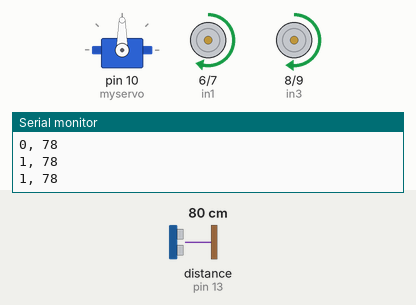
Bench run of a sketch on a simulated Arduino Uno, built with avr-gcc and run on an emulated ATmega328P. Shown: servo, motor-driver pin pairs drawn as motors (green arrow = first pin HIGH = forward, orange = second pin HIGH = backward, longer = more drive, scaled by the enable pin), the last lines printed to the serial monitor. Wiring (inferred from the names in the program): ultrasonic range finder: trigger pin 12; echo pin 13. Inputs (shaded band) come from the test bench; at power-on: distance to the obstacle (sensor on pin 13) 80 cm. The echo pulse lasts 58.3 µs per cm.

Above: at 1.2 s.
1.3 s: distance to the obstacle (sensor on pin 13) set to 12 cm
2.8 s: distance to the obstacle (sensor on pin 13) set to 9 cm
At 3.04 s:
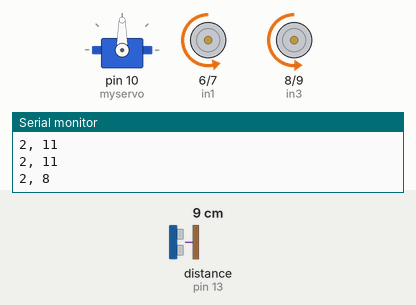
At 3.64 s:
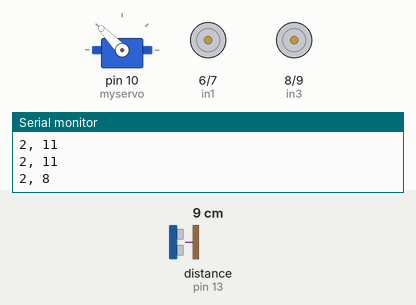
5.8 s: distance to the obstacle (sensor on pin 13) set to 18 cm
At 6.6 s:
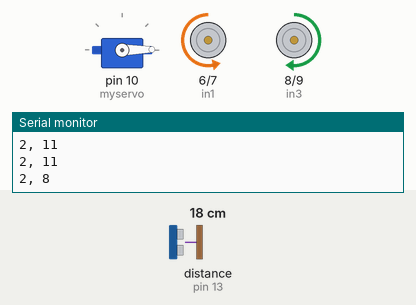
Timing chart, 0 to 8.8 s (numbered marks = the images above; inputs shaded):
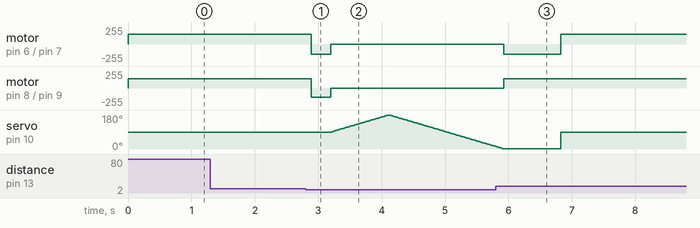

The sketch:

Robot.ino
```cpp
#include <Servo.h>

Servo myservo;

int ena = 5;
int in1 = 6;
int in2 = 7;
int in3 = 8;
int in4 = 9;
int enb = 11;
int speed = 150;


int trig = 12;
int echo = 13;

void setup()
{

  //thiết lập servo với chân 10
  myservo.attach(10);
  myservo.write(90); // cho servo quay góc 90 độ để quay về trước mặt mỗi khi bắt đầu

  pinMode(ena, OUTPUT);
  pinMode(in1, OUTPUT);
  pinMode(in2, OUTPUT);
  pinMode(enb, OUTPUT);
  pinMode(in3, OUTPUT);
  pinMode(in4, OUTPUT);

  //khai báo 2 chân trig phát và echo thu của cảm biến siêu âm
  pinMode(trig,OUTPUT);   // chân trig sẽ phát tín hiệu
  pinMode(echo,INPUT);

  GoStraight();

  Serial.begin(9600);
}

// tính khoảng cách từ siêu âm tới vật
int CalDistance()
{
  unsigned long duration; // biến đo thời gian
  int distance;

  digitalWrite(trig,0);   // tắt chân trig
  delayMicroseconds(2);
  digitalWrite(trig,1);   // phát xung từ chân trig
  delayMicroseconds(5);   // xung có độ dài 5 microSeconds
  digitalWrite(trig,0);   // tắt chân trig

  duration = pulseIn(echo,HIGH);
  distance = int((duration/2)*0.034);

  return distance;
}

void servo(int g){
  for(int i=myservo.read();i<=g;i++){
    myservo.write(i);
    delay(10);
  }
}
void servoback(int g){
  for(int i=g;i>0;i--){
    myservo.write(i);
    delay(10);
  }
}

void Stop()
{
  //động cơ 1 dừng
  analogWrite(ena, speed);
  digitalWrite(in1,LOW); // cực âm
  digitalWrite(in2,LOW); // cực âm

  analogWrite(enb, speed-10);
  digitalWrite(in3,LOW);// cực âm
  digitalWrite(in4,LOW);// cực âm
}

void TurnRight(float sec)
{
  // rẽ phải trong vòng bao nhiêu giây

  //động cơ A - lùi
  analogWrite(ena, speed);
  digitalWrite(in1,LOW);// cực âm
  digitalWrite(in2,HIGH);// cực dương

  //động cơ B - tiến
  analogWrite(enb, speed-10);
  digitalWrite(in3,HIGH);// cực dương
  digitalWrite(in4,LOW);// cực âm

  //chờ n giây
  delay(sec);

  //sau đó đi thẳng
  GoStraight();

}
void TurnLeft(float sec)
{
  //rẽ trái trong vòng bao nhiêu giây

  //động cơ A - tiến
  analogWrite(ena, speed);
  digitalWrite(in1,HIGH);
  digitalWrite(in2,LOW);

  //động cơ B - lùi
  analogWrite(enb, speed-10);
  digitalWrite(in3,LOW);
  digitalWrite(in4,HIGH);

  //chờ n giây
  delay(sec);

  //sau đó đi thẳng
  GoStraight();

}
void GoStraight()
{
  //đi thẳng

  //động cơ A - tiến
  analogWrite(ena, speed);
  digitalWrite(in1,HIGH);
  digitalWrite(in2,LOW);

  //động cơ B - tiến
  analogWrite(enb, speed-10);
  digitalWrite(in3,HIGH);
  digitalWrite(in4,LOW);
}
void GoBack(float sec)
{
  //động cơ A - lùi
  analogWrite(ena, speed);
  digitalWrite(in1,LOW);
  digitalWrite(in2,HIGH);

  //động cơ B - lùi
  analogWrite(enb, speed-10);
  digitalWrite(in3,LOW);
  digitalWrite(in4,HIGH);

  delay(sec);

  GoStraight();
}
void rotate()
{
  //hàm gọi sẽ khi đang đi thẳng và gặp vật cản trước mặt 10cm

  int dis1 = 0;         // khoảng cách từ siêu âm đến vật gần nhất bên trái
  int dis2 = 0;         // khoảng cách từ siêu âm đến vật gần nhất bên phải
  GoBack(300);          //lùi lại 300ms
  Stop();               //dừng lại
  servo(180);           //quay trái từ 90 độ ban đầu tới góc 180 độ
  dis1 = CalDistance(); // tính khoảng cách từ siêu âm đến vật gần nhất bên trái
  servoback(180);       // quay từ 180 độ bên kia đến 180 độ bên này
  dis2 = CalDistance(); // tính khoảng cách từ siêu âm đến vật gần nhất bên phải
  if(dis1<dis2)         //nếu bên trái có vật
    TurnRight(900);     // quay phair
  else TurnLeft(900);    //quay trai'

  myservo.write(90);     // servo trở lại 90 từ góc 180 bên này
}
void loop()
{
  int distance = CalDistance();//delay 7ms
  Serial.print(millis()/1000);
  Serial.print(", ");
  Serial.println(distance);
  if(distance < 10 && distance != 0)
    rotate();

  delay(100);
}
```

Measured:
- the behaviour switches between 11 and 10 cm on distance to the obstacle (sensor on pin 13) (found by bisection; images 0 and 1)
- after the input at 2.8 s, motor on pin 6 (in1) / pin 7 (in2): forward 150/255 → backward 150/255 after 0.09 s, → stopped 0.30 s later; motor on pin 8 (in3) / pin 9 (in4): forward 140/255 → backward 140/255 after 0.09 s, → stopped 0.30 s later; servo on pin 10 (myservo): rises from 90° to 180° in 0.89 s, then falls to 14° in 1.7 s
- after the input at 5.8 s, servo on pin 10 (myservo): goes on until 6.8 s, then stays 90°
